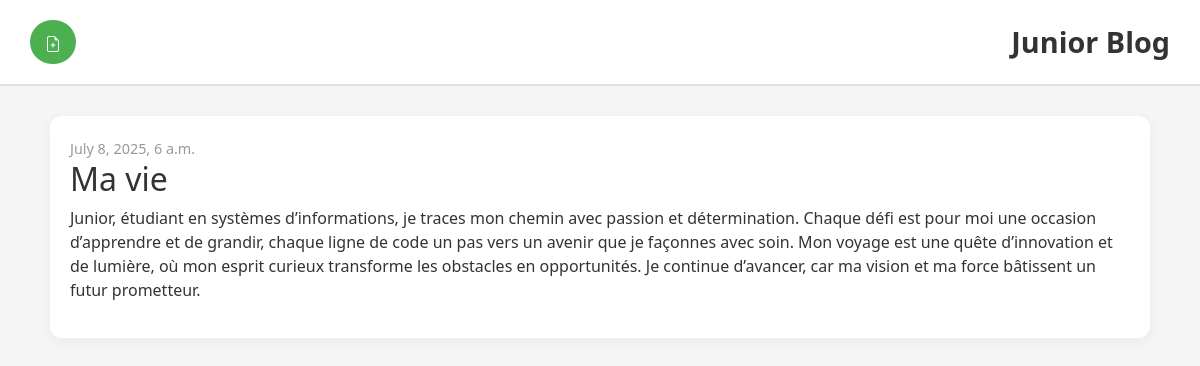
The app's page /post/4/ with its own data.
### blog/models.py (models this page shows, shortened)
class Post(models.Model):
    author = models.ForeignKey(settings.AUTH_USER_MODEL, on_delete=models.CASCADE)
    title = models.CharField(max_length=200)
    text = models.TextField()
    created_date = models.DateTimeField(default=timezone.now)
    published_date = models.DateTimeField(blank=True, null=True)

### blog/views.py (the view)
# urls.py: path('post/<int:pk>/', views.post_detail, name='post_detail'),
def post_detail(request, pk):
    post = get_object_or_404(Post, pk=pk)
    return render(request, 'blog/post_detail.html', {'post': post})

### blog/templates/blog/post_detail.html (shortened to what this page needs)
  {% extends 'blog/base.html' %}
{% load static %}
{% block content %}
    <article class="post">
        {% if post.published_date %}
            <time class="date">
                {{ post.published_date }}
            </time>
        {% endif %}
        <h2>{{ post.title }}</h2>
        <p>{{ post.text|linebreaksbr }}</p>
    </article>
{% endblock %}

### blog/static/css/blog.css (style rules this page uses)
body { font-family: 'Segoe UI', sans-serif; background: #f5f5f5; margin: 0; padding: 0; color: #333; }
.post { background: white; padding: 20px; margin-bottom: 20px; border-radius: 12px; box-shadow: 0 4px 15px rgba(0, 0, 0, 0.05); transition: box-shadow 0.3s ease; }
.date { font-size: 0.9rem; color: #999; margin-bottom: 10px; }

### records on screen
Post: published_date "July 8, 2025, 6 a.m.", title "Ma vie", text "Junior, étudiant en systèmes d’informations, je traces mon chemin avec passion et détermination. Chaque défi est pour moi une occasion d’apprendre et de grandir, chaque ligne de code un pas vers un avenir que je façonnes avec soin. Mon voyage est une quête d’innovation et de lumière, où mon esprit curieux transforme les obstacles en opportunités. Je continue d’avancer, car ma vision et ma force bâtissent un futur prometteur."
